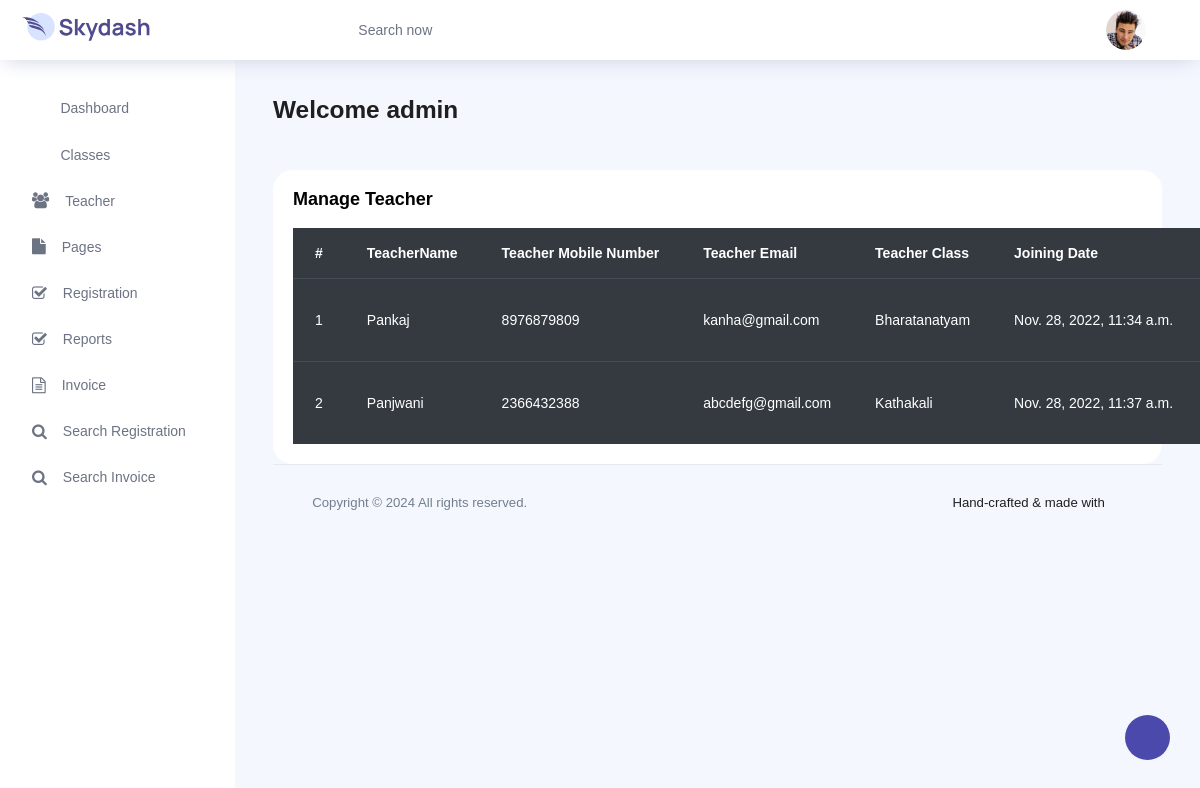
Screenshot of /view_teacher/ (signed in) with the database file from the repository.
### danceapp/models.py (models this page shows, shortened)
class Teacher(models.Model):
    classname = models.ForeignKey(Class, on_delete=models.CASCADE, null=True, blank=True)
    teachername = models.CharField(max_length=200, null=True, blank=True)
    teacherimage = models.FileField(max_length=200, null=True, blank=True)
    mobile = models.CharField(max_length=200, null=True, blank=True)
    email = models.CharField(max_length=200, null=True, blank=True)
    creationdate = models.DateTimeField(auto_now_add=True)

class Class(models.Model):
    classname = models.CharField(max_length=200, null=True, blank=True)
    image = models.FileField(max_length=200, null=True, blank=True)
    description = models.CharField(max_length=200, null=True, blank=True)
    cost = models.CharField(max_length=200, null=True, blank=True)
    creationdate = models.DateTimeField(auto_now_add=True)

### danceapp/views.py (the view)
# urls.py: path('view_teacher/', view_teacher, name="view_teacher"),
@login_required(login_url='/admin_login/')
def view_teacher(request):
    data = Teacher.objects.all()
    d = {'data': data}
    return render(request, "view_teacher.html", d)

### danceapp/templates/view_teacher.html (shortened to what this page needs)
{% extends 'admin_index.html' %}
{% load static %}
{% block body %}
<div class="card">
            <div class="card-body">
              <h5 class="card-title">Manage Teacher</h5>
              <table class="table table-dark">
                <thead>
                  <tr>
                    <th>#</th>
                    <th>TeacherName</th>
                    <th>Teacher Mobile Number</th>
                    <th>Teacher Email</th>
                    <th>Teacher Class</th>
                    <th>Joining Date</th>
                    <th>Action</th>
                  </tr>
                </thead>
                <tbody>
                {% for i in data %}
                  <tr>
                    <td>{{forloop.counter}}</td>
                    <td>{{i.teachername}}</td>
                    <td>{{i.mobile}}</td>
                    <td>{{i.email}}</td>
                    <td>{{i.classname.classname}}</td>
                    <td>{{i.creationdate}}</td>
                      <td>
<br>
                    </td>
                  </tr>
                 {% endfor %}
                </tbody>
              </table>
            </div>
          </div>
{% endblock %}

### danceapp/templates/admin_index.html (shortened to what this page needs)
<!DOCTYPE html>
{% load static %}
<html lang="en">
<head>
  <link rel="stylesheet" href="{% static 'vendors/feather/feather.css' %}">
  <link rel="stylesheet" href="{% static 'vendors/ti-icons/css/themify-icons.css' %}">
  <link rel="stylesheet" href="{% static 'vendors/css/vendor.bundle.base.css' %}">
  <link rel="stylesheet" href="{% static 'vendors/datatables.net-bs4/dataTables.bootstrap4.css' %}">
  <link rel="stylesheet" href="{% static 'vendors/ti-icons/css/themify-icons.css' %}">
  <link rel="stylesheet" type="text/css" href="{% static 'js/select.dataTables.min.css' %}">
  <link rel="stylesheet" href="{% static 'css/vertical-layout-light/style.css' %}">
<link rel="stylesheet" href="https://cdnjs.cloudflare.com/ajax/libs/font-awesome/4.7.0/css/font-awesome.min.css">
</head>
<body>
  <div class="container-scroller">
    <nav class="navbar col-lg-12 col-12 p-0 fixed-top d-flex flex-row">
      <div class="text-center navbar-brand-wrapper d-flex align-items-center justify-content-center">
        <a class="navbar-brand brand-logo mr-5" href="index.html"><img src="{% static 'images/logo.svg' %}" class="mr-2" alt="logo"/></a>
      </div>
      <div class="navbar-menu-wrapper d-flex align-items-center justify-content-end">
        <button class="navbar-toggler navbar-toggler align-self-center" type="button" data-toggle="minimize">
          <span class="icon-menu"></span>
        </button>
        <ul class="navbar-nav mr-lg-2">
          <li class="nav-item nav-search d-none d-lg-block">
            <div class="input-group">
              <div class="input-group-prepend hover-cursor" id="navbar-search-icon">
                <span class="input-group-text" id="search">
                  <i class="icon-search"></i>
                </span>
              </div>
              <input type="text" class="form-control" id="navbar-search-input" placeholder="Search now" aria-label="search" aria-describedby="search">
            </div>
          </li>
        </ul>
        <ul class="navbar-nav navbar-nav-right">
          <li class="nav-item dropdown">
            <a class="nav-link count-indicator dropdown-toggle" id="notificationDropdown" href="#" data-toggle="dropdown">
              <i style="color:blue" class="icon-bell mx-0"></i>
            </a>
          </li>
          <li class="nav-item nav-profile dropdown">
            <a class="nav-link dropdown-toggle" href="#" data-toggle="dropdown" id="profileDropdown">
              <img src="{% static 'images/faces/face28.jpg' %}" alt="profile"/>
            </a>
          </li>
        </ul>
      </div>
    </nav>
    <div class="container-fluid page-body-wrapper">
      <div class="theme-setting-wrapper">
        <div id="settings-trigger"><i class="ti-settings"></i></div>
      </div>
      <nav class="sidebar sidebar-offcanvas" id="sidebar">
        <ul class="nav">
          <li class="nav-item">
            <a class="nav-link" href="/dashboard/">
              <i class="icon-grid menu-icon"></i>
              <span class="menu-title">Dashboard</span>
            </a>
          </li>
          <li class="nav-item">
            <a class="nav-link" data-toggle="collapse" href="#ui-basic" aria-expanded="false" aria-controls="ui-basic">
              <i class="icon-layout menu-icon"></i>
              <span class="menu-title">Classes</span>
              <i class="menu-arrow"></i>
            </a>
          </li>
          <li class="nav-item">
            <a class="nav-link" data-toggle="collapse" href="#form-elements" aria-expanded="false" aria-controls="form-elements">
              <i class="fa fa-group menu-icon" style="font-size:16px"></i>
              <span class="menu-title">Teacher</span>
              <i class="menu-arrow"></i>
            </a>
          </li>
          <li class="nav-item">
            <a class="nav-link" data-toggle="collapse" href="#charts" aria-expanded="false" aria-controls="charts">
              <i class="fa fa-file menu-icon" aria-hidden="true"></i>
              <span class="menu-title">Pages</span>
              <i class="menu-arrow"></i>
            </a>
          </li>
          <li class="nav-item">
            <a class="nav-link" data-toggle="collapse" href="#tables" aria-expanded="false" aria-controls="tables">
              <i class="fa fa-check-square-o menu-icon" aria-hidden="true"></i>
              <span class="menu-title">Registration</span>
              <i class="menu-arrow"></i>
            </a>
          </li>
          <li class="nav-item">
            <a class="nav-link" data-toggle="collapse" href="#icons" aria-expanded="false" aria-controls="icons">
              <i class="fa fa-check-square-o menu-icon" aria-hidden="true"></i>
              <span class="menu-title">Reports</span>
              <i class="menu-arrow"></i>
            </a>
          </li>
          <li class="nav-item">
            <a class="nav-link" href="/invoice/">
              <i class="fa fa-file-text-o menu-icon" aria-hidden="true"></i>
              <span class="menu-title">Invoice</span>
            </a>
          </li>
          <li class="nav-item">
            <a class="nav-link" href="/search_registration/">
              <i class="fa fa-search menu-icon" aria-hidden="true"></i>
              <span class="menu-title">Search Registration</span>
            </a>
          </li>
          <li class="nav-item">
            <a class="nav-link" href="/search_invoice/">
              <i class="fa fa-search menu-icon" aria-hidden="true"></i>
              <span class="menu-title">Search Invoice</span>
            </a>
          </li>
        </ul>
      </nav>
      <div class="main-panel">
        <div class="content-wrapper">
          <div class="row">
            <div class="col-md-12 grid-margin">
              <div class="row">
                <div class="col-12 col-xl-8 mb-4 mb-xl-0">
                  <h3 class="font-weight-bold">Welcome {{request.user.username}}</h3>
                </div>
                <div class="col-12 col-xl-4">
                </div>
              </div>
            </div>
          </div>
        {% block body %}
        {% endblock %}
        <footer class="footer">
          <div class="d-sm-flex justify-content-center justify-content-sm-between">
            <span class="text-muted text-center text-sm-left d-block d-sm-inline-block">Copyright © <script>document.write(new Date().getFullYear())</script> All rights reserved.</span>
            <span class="float-none float-sm-right d-block mt-1 mt-sm-0 text-center">Hand-crafted & made with <i class="ti-heart text-danger ml-1"></i></span>
          </div>
        </footer>
      </div>
    </div>
  </div>
  </div>
</body>
</html>

### rows the page displays
Teacher: teachername "Pankaj", mobile "8976879809", email "kanha@gmail.com", classname.classname "Bharatanatyam", creationdate "Nov. 28, 2022, 11:34 a.m."
Teacher: teachername "Panjwani", mobile "2366432388", email "abcdefg@gmail.com", classname.classname "Kathakali", creationdate "Nov. 28, 2022, 11:37 a.m."

### other values shown
{{ request.user.username }} "admin"
